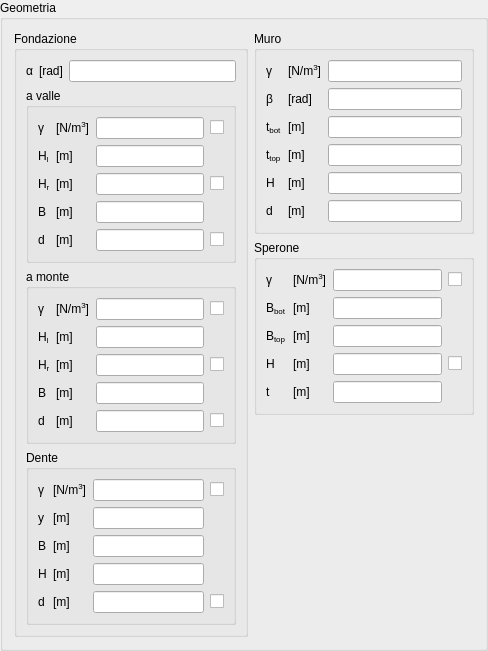
            <widget class="QGroupBox" name="geometryGBox">
             <property name="sizePolicy">
              <sizepolicy hsizetype="Preferred" vsizetype="Fixed">
               <horstretch>0</horstretch>
               <verstretch>0</verstretch>
              </sizepolicy>
             </property>
             <property name="title">
              <string>Geometria</string>
             </property>
             <layout class="QGridLayout" name="gridLayout_20">
              <item row="0" column="0" rowspan="3">
               <widget class="QGroupBox" name="baseGBox">
                <property name="title">
                 <string>Fondazione</string>
                </property>
                <layout class="QVBoxLayout" name="verticalLayout">
                 <item>
                  <layout class="QHBoxLayout" name="horizontalLayout_3">
                   <item>
                    <widget class="QLabelRichName" name="baseAlphaLabel">
                     <property name="text">
                      <string>α</string>
                     </property>
                    </widget>
                   </item>
                   <item>
                    <widget class="QLabelUnitMeasure" name="baseAlphaUMLabel">
                     <property name="text">
                      <string>[rad]</string>
                     </property>
                    </widget>
                   </item>
                   <item>
                    <widget class="QLineEditValue" name="baseAlphaLEdit"/>
                   </item>
                  </layout>
                 </item>
                 <item>
                  <widget class="QGroupBox" name="toeGBox">
                   <property name="title">
                    <string>a valle</string>
                   </property>
                   <layout class="QGridLayout" name="gridLayout_18">
                    <item row="1" column="0">
                     <widget class="QLabelRichName" name="toeHLeftLabel">
                      <property name="text">
                       <string>&lt;html&gt;&lt;/head&gt;
&lt;body&gt;
H&lt;/span&gt;&lt;span style=&quot; vertical-align:sub;&quot;&gt;l&lt;/span&gt;&lt;/body&gt;&lt;/html&gt;</string>
                      </property>
                     </widget>
                    </item>
                    <item row="1" column="2">
                     <widget class="QLineEditValue" name="toeHLeftLEdit"/>
                    </item>
                    <item row="3" column="0">
                     <widget class="QLabelRichName" name="toeBLabel">
                      <property name="text">
                       <string>&lt;html&gt;&lt;/head&gt;
&lt;body&gt;
B&lt;/body&gt;&lt;/html&gt;</string>
                      </property>
                     </widget>
                    </item>
                    <item row="3" column="2">
                     <widget class="QLineEditValue" name="toeBLEdit"/>
                    </item>
                    <item row="4" column="0">
                     <widget class="QLabelRichName" name="toeDLabel">
                      <property name="text">
                       <string>&lt;html&gt;&lt;/head&gt;
&lt;body&gt;
d&lt;/body&gt;&lt;/html&gt;</string>
                      </property>
                     </widget>
                    </item>
                    <item row="4" column="2">
                     <widget class="QLineEditValue" name="toeDLEdit"/>
                    </item>
                    <item row="0" column="0">
                     <widget class="QLabelRichName" name="toeGammaWLabel">
                      <property name="text">
                       <string>γ</string>
                      </property>
                     </widget>
                    </item>
                    <item row="0" column="2">
                     <widget class="QLineEditValue" name="toeGammaWLEdit"/>
                    </item>
                    <item row="4" column="3">
                     <widget class="QCheckBoxReadOnly" name="toeDCheckBox">
                      <property name="text">
                       <string/>
                      </property>
                     </widget>
                    </item>
                    <item row="2" column="0">
                     <widget class="QLabelRichName" name="toeHRightLabel">
                      <property name="text">
                       <string>&lt;html&gt;&lt;/head&gt;
&lt;body&gt;
H&lt;/span&gt;&lt;span style=&quot; vertical-align:sub;&quot;&gt;r&lt;/span&gt;&lt;/body&gt;&lt;/html&gt;</string>
                      </property>
                     </widget>
                    </item>
                    <item row="2" column="2">
                     <widget class="QLineEditValue" name="toeHRightLEdit"/>
                    </item>
                    <item row="0" column="3">
                     <widget class="QCheckBoxReadOnly" name="toeGammaWCheckBox">
                      <property name="text">
                       <string/>
                      </property>
                     </widget>
                    </item>
                    <item row="2" column="3">
                     <widget class="QCheckBoxReadOnly" name="toeHRightCheckBox">
                      <property name="text">
                       <string/>
                      </property>
                     </widget>
                    </item>
                    <item row="0" column="1">
                     <widget class="QLabelUnitMeasure" name="toeGammaWUMLabel">
                      <property name="text">
                       <string>&lt;html&gt;&lt;/head&gt;
&lt;body&gt;
[N/m&lt;span style=&quot; vertical-align:super;&quot;&gt;3&lt;/span&gt;]&lt;/body&gt;&lt;/html&gt;</string>
                      </property>
                     </widget>
                    </item>
                    <item row="1" column="1">
                     <widget class="QLabelUnitMeasure" name="toeHLeftUMLabel">
                      <property name="text">
                       <string>&lt;html&gt;&lt;/head&gt;
&lt;body&gt;[m]&lt;/body&gt;&lt;/html&gt;</string>
                      </property>
                     </widget>
                    </item>
                    <item row="2" column="1">
                     <widget class="QLabelUnitMeasure" name="toeHRightUMLabel">
                      <property name="text">
                       <string>&lt;html&gt;&lt;/head&gt;
&lt;body&gt;[m]&lt;/body&gt;&lt;/html&gt;</string>
                      </property>
                     </widget>
                    </item>
                    <item row="3" column="1">
                     <widget class="QLabelUnitMeasure" name="toeBUMLabel">
                      <property name="text">
                       <string>&lt;html&gt;&lt;/head&gt;
&lt;body&gt;[m]&lt;/body&gt;&lt;/html&gt;</string>
                      </property>
                     </widget>
                    </item>
                    <item row="4" column="1">
                     <widget class="QLabelUnitMeasure" name="toeDUMLabel">
                      <property name="text">
                       <string>&lt;html&gt;&lt;/head&gt;
&lt;body&gt;[m]&lt;/body&gt;&lt;/html&gt;</string>
                      </property>
                     </widget>
                    </item>
                   </layout>
                  </widget>
                 </item>
                 <item>
                  <widget class="QGroupBox" name="heelGBox">
                   <property name="title">
                    <string>a monte</string>
                   </property>
                   <layout class="QGridLayout" name="gridLayout_17">
                    <item row="1" column="2">
                     <widget class="QLabelRichName" name="heelHLeftLabel">
                      <property name="text">
                       <string>&lt;html&gt;&lt;/head&gt;
&lt;body&gt;
H&lt;/span&gt;&lt;span style=&quot; vertical-align:sub;&quot;&gt;l&lt;/span&gt;&lt;/body&gt;&lt;/html&gt;</string>
                      </property>
                     </widget>
                    </item>
                    <item row="1" column="4">
                     <widget class="QLineEditValue" name="heelHLeftLEdit"/>
                    </item>
                    <item row="3" column="2">
                     <widget class="QLabelRichName" name="heelBLabel">
                      <property name="text">
                       <string>&lt;html&gt;&lt;/head&gt;
&lt;body&gt;
B&lt;/body&gt;&lt;/html&gt;</string>
                      </property>
                     </widget>
                    </item>
                    <item row="3" column="4">
                     <widget class="QLineEditValue" name="heelBLEdit"/>
                    </item>
                    <item row="0" column="2">
                     <widget class="QLabelRichName" name="heelGammaWLabel">
                      <property name="text">
                       <string>γ</string>
                      </property>
                     </widget>
                    </item>
                    <item row="0" column="4">
                     <widget class="QLineEditValue" name="heelGammaWLEdit"/>
                    </item>
                    <item row="2" column="2">
                     <widget class="QLabelRichName" name="heelHRightLabel">
                      <property name="text">
                       <string>&lt;html&gt;&lt;/head&gt;
&lt;body&gt;
H&lt;/span&gt;&lt;span style=&quot; vertical-align:sub;&quot;&gt;r&lt;/span&gt;&lt;/body&gt;&lt;/html&gt;</string>
                      </property>
                     </widget>
                    </item>
                    <item row="2" column="4">
                     <widget class="QLineEditValue" name="heelHRightLEdit"/>
                    </item>
                    <item row="0" column="5">
                     <widget class="QCheckBoxReadOnly" name="heelGammaWCheckBox">
                      <property name="text">
                       <string/>
                      </property>
                     </widget>
                    </item>
                    <item row="2" column="5">
                     <widget class="QCheckBoxReadOnly" name="heelHRightCheckBox">
                      <property name="text">
                       <string/>
                      </property>
                     </widget>
                    </item>
                    <item row="0" column="3">
                     <widget class="QLabelUnitMeasure" name="heelGammaWUMLabel">
                      <property name="text">
                       <string>&lt;html&gt;&lt;/head&gt;
&lt;body&gt;
[N/m&lt;span style=&quot; vertical-align:super;&quot;&gt;3&lt;/span&gt;]&lt;/body&gt;&lt;/html&gt;</string>
                      </property>
                     </widget>
                    </item>
                    <item row="1" column="3">
                     <widget class="QLabelUnitMeasure" name="heelHLeftUMLabel">
                      <property name="text">
                       <string>&lt;html&gt;&lt;/head&gt;
&lt;body&gt;[m]&lt;/body&gt;&lt;/html&gt;</string>
                      </property>
                     </widget>
                    </item>
                    <item row="2" column="3">
                     <widget class="QLabelUnitMeasure" name="heelHRightUMLabel">
                      <property name="text">
                       <string>&lt;html&gt;&lt;/head&gt;
&lt;body&gt;[m]&lt;/body&gt;&lt;/html&gt;</string>
                      </property>
                     </widget>
                    </item>
                    <item row="3" column="3">
                     <widget class="QLabelUnitMeasure" name="heelBUMLabel">
                      <property name="text">
                       <string>&lt;html&gt;&lt;/head&gt;
&lt;body&gt;[m]&lt;/body&gt;&lt;/html&gt;</string>
                      </property>
                     </widget>
                    </item>
                    <item row="4" column="2">
                     <widget class="QLabelRichName" name="heelDLabel">
                      <property name="text">
                       <string>&lt;html&gt;&lt;/head&gt;
&lt;body&gt;
d&lt;/body&gt;&lt;/html&gt;</string>
                      </property>
                     </widget>
                    </item>
                    <item row="4" column="3">
                     <widget class="QLabelUnitMeasure" name="heelDUMLabel">
                      <property name="text">
                       <string>&lt;html&gt;&lt;/head&gt;
&lt;body&gt;[m]&lt;/body&gt;&lt;/html&gt;</string>
                      </property>
                     </widget>
                    </item>
                    <item row="4" column="4">
                     <widget class="QLineEditValue" name="heelDLEdit"/>
                    </item>
                    <item row="4" column="5">
                     <widget class="QCheckBoxReadOnly" name="heelDCheckBox">
                      <property name="text">
                       <string/>
                      </property>
                     </widget>
                    </item>
                   </layout>
                  </widget>
                 </item>
                 <item>
                  <widget class="QGroupBox" name="keyGBox">
                   <property name="title">
                    <string>Dente</string>
                   </property>
                   <layout class="QGridLayout" name="gridLayout_22">
                    <item row="0" column="0">
                     <widget class="QLabelRichName" name="keyGammaWLabel">
                      <property name="text">
                       <string>γ</string>
                      </property>
                     </widget>
                    </item>
                    <item row="0" column="2">
                     <widget class="QLineEditValue" name="keyGammaWLEdit"/>
                    </item>
                    <item row="2" column="0">
                     <widget class="QLabelRichName" name="keyBLabel">
                      <property name="text">
                       <string>&lt;html&gt;&lt;/head&gt;
&lt;body&gt;
B&lt;/body&gt;&lt;/html&gt;</string>
                      </property>
                     </widget>
                    </item>
                    <item row="2" column="2">
                     <widget class="QLineEditValue" name="keyBLEdit"/>
                    </item>
                    <item row="3" column="0">
                     <widget class="QLabelRichName" name="keyHLabel">
                      <property name="text">
                       <string>&lt;html&gt;&lt;/head&gt;
&lt;body&gt;
H&lt;/body&gt;&lt;/html&gt;</string>
                      </property>
                     </widget>
                    </item>
                    <item row="3" column="2">
                     <widget class="QLineEditValue" name="keyHLEdit"/>
                    </item>
                    <item row="4" column="0">
                     <widget class="QLabelRichName" name="keyDLabel">
                      <property name="text">
                       <string>&lt;html&gt;&lt;/head&gt;
&lt;body&gt;
d&lt;/body&gt;&lt;/html&gt;</string>
                      </property>
                     </widget>
                    </item>
                    <item row="4" column="2">
                     <widget class="QLineEditValue" name="keyDLEdit"/>
                    </item>
                    <item row="4" column="3">
                     <widget class="QCheckBoxReadOnly" name="keyDCheckBox">
                      <property name="text">
                       <string/>
                      </property>
                     </widget>
                    </item>
                    <item row="0" column="3">
                     <widget class="QCheckBoxReadOnly" name="keyGammaWCheckBox">
                      <property name="text">
                       <string/>
                      </property>
                     </widget>
                    </item>
                    <item row="1" column="0">
                     <widget class="QLabelRichName" name="keyYLabel">
                      <property name="text">
                       <string>&lt;html&gt;&lt;/head&gt;
&lt;body&gt;
y&lt;/body&gt;&lt;/html&gt;</string>
                      </property>
                     </widget>
                    </item>
                    <item row="1" column="2">
                     <widget class="QLineEditValue" name="keyYLEdit"/>
                    </item>
                    <item row="1" column="1">
                     <widget class="QLabelUnitMeasure" name="keyYUMLabel">
                      <property name="text">
                       <string>&lt;html&gt;&lt;/head&gt;
&lt;body&gt;[m]&lt;/body&gt;&lt;/html&gt;</string>
                      </property>
                     </widget>
                    </item>
                    <item row="2" column="1">
                     <widget class="QLabelUnitMeasure" name="keyBUMLabel">
                      <property name="text">
                       <string>&lt;html&gt;&lt;/head&gt;
&lt;body&gt;[m]&lt;/body&gt;&lt;/html&gt;</string>
                      </property>
                     </widget>
                    </item>
                    <item row="3" column="1">
                     <widget class="QLabelUnitMeasure" name="keyHUMLabel">
                      <property name="text">
                       <string>&lt;html&gt;&lt;/head&gt;
&lt;body&gt;[m]&lt;/body&gt;&lt;/html&gt;</string>
                      </property>
                     </widget>
                    </item>
                    <item row="4" column="1">
                     <widget class="QLabelUnitMeasure" name="keyDUMLabel">
                      <property name="text">
                       <string>&lt;html&gt;&lt;/head&gt;
&lt;body&gt;[m]&lt;/body&gt;&lt;/html&gt;</string>
                      </property>
                     </widget>
                    </item>
                    <item row="0" column="1">
                     <widget class="QLabelUnitMeasure" name="keyGammaWUMLabel">
                      <property name="text">
                       <string>&lt;html&gt;&lt;/head&gt;
&lt;body&gt;
[N/m&lt;span style=&quot; vertical-align:super;&quot;&gt;3&lt;/span&gt;]&lt;/body&gt;&lt;/html&gt;</string>
                      </property>
                     </widget>
                    </item>
                   </layout>
                  </widget>
                 </item>
                </layout>
               </widget>
              </item>
              <item row="0" column="1">
               <widget class="QGroupBox" name="stemGBox">
                <property name="title">
                 <string>Muro</string>
                </property>
                <layout class="QGridLayout" name="gridLayout_16">
                 <item row="0" column="0">
                  <widget class="QLabelRichName" name="stemGammaWLabel">
                   <property name="text">
                    <string>γ</string>
                   </property>
                  </widget>
                 </item>
                 <item row="0" column="3">
                  <widget class="QLineEditValue" name="stemGammaWLEdit"/>
                 </item>
                 <item row="2" column="0">
                  <widget class="QLabelRichName" name="stemTBottomLabel">
                   <property name="text">
                    <string>&lt;html&gt;&lt;/head&gt;
&lt;body&gt;
t&lt;/span&gt;&lt;span style=&quot; vertical-align:sub;&quot;&gt;bot&lt;/span&gt;&lt;/body&gt;&lt;/html&gt;</string>
                   </property>
                  </widget>
                 </item>
                 <item row="2" column="3">
                  <widget class="QLineEditValue" name="stemTBottomLEdit"/>
                 </item>
                 <item row="5" column="0">
                  <widget class="QLabelRichName" name="stemHLabel">
                   <property name="text">
                    <string>&lt;html&gt;&lt;/head&gt;
&lt;body&gt;
H&lt;/body&gt;&lt;/html&gt;</string>
                   </property>
                  </widget>
                 </item>
                 <item row="5" column="3">
                  <widget class="QLineEditValue" name="stemHLEdit"/>
                 </item>
                 <item row="3" column="3">
                  <widget class="QLineEditValue" name="stemTTopLEdit"/>
                 </item>
                 <item row="3" column="0">
                  <widget class="QLabelRichName" name="stemTTopLabel">
                   <property name="text">
                    <string>&lt;html&gt;&lt;/head&gt;
&lt;body&gt;
t&lt;/span&gt;&lt;span style=&quot; vertical-align:sub;&quot;&gt;top&lt;/span&gt;&lt;/body&gt;&lt;/html&gt;</string>
                   </property>
                  </widget>
                 </item>
                 <item row="6" column="0">
                  <widget class="QLabelRichName" name="stemDLabel">
                   <property name="text">
                    <string>&lt;html&gt;&lt;/head&gt;
&lt;body&gt;
d&lt;/body&gt;&lt;/html&gt;</string>
                   </property>
                  </widget>
                 </item>
                 <item row="6" column="3">
                  <widget class="QLineEditValue" name="stemDLEdit"/>
                 </item>
                 <item row="1" column="3">
                  <widget class="QLineEditValue" name="stemBetaLEdit"/>
                 </item>
                 <item row="1" column="2">
                  <widget class="QLabelUnitMeasure" name="stemBetaUMLabel">
                   <property name="text">
                    <string>[rad]</string>
                   </property>
                  </widget>
                 </item>
                 <item row="0" column="2">
                  <widget class="QLabelUnitMeasure" name="stemGammaWUMLabel">
                   <property name="text">
                    <string>&lt;html&gt;&lt;/head&gt;
&lt;body&gt;
[N/m&lt;span style=&quot; vertical-align:super;&quot;&gt;3&lt;/span&gt;]&lt;/body&gt;&lt;/html&gt;</string>
                   </property>
                  </widget>
                 </item>
                 <item row="2" column="2">
                  <widget class="QLabelUnitMeasure" name="stemTBottomUMLabel">
                   <property name="text">
                    <string>&lt;html&gt;&lt;/head&gt;
&lt;body&gt;[m]&lt;/body&gt;&lt;/html&gt;</string>
                   </property>
                  </widget>
                 </item>
                 <item row="3" column="2">
                  <widget class="QLabelUnitMeasure" name="stemTTopUMLabel">
                   <property name="text">
                    <string>&lt;html&gt;&lt;/head&gt;
&lt;body&gt;[m]&lt;/body&gt;&lt;/html&gt;</string>
                   </property>
                  </widget>
                 </item>
                 <item row="5" column="2">
                  <widget class="QLabelUnitMeasure" name="stemHUMLabel">
                   <property name="text">
                    <string>&lt;html&gt;&lt;/head&gt;
&lt;body&gt;[m]&lt;/body&gt;&lt;/html&gt;</string>
                   </property>
                  </widget>
                 </item>
                 <item row="6" column="2">
                  <widget class="QLabelUnitMeasure" name="stemDUMLabel">
                   <property name="text">
                    <string>&lt;html&gt;&lt;/head&gt;
&lt;body&gt;[m]&lt;/body&gt;&lt;/html&gt;</string>
                   </property>
                  </widget>
                 </item>
                 <item row="1" column="0">
                  <widget class="QLabelRichName" name="stemBetaLabel">
                   <property name="text">
                    <string>&lt;html&gt;&lt;head/&gt;&lt;body&gt;&lt;p&gt;β&lt;/p&gt;&lt;/body&gt;&lt;/html&gt;</string>
                   </property>
                  </widget>
                 </item>
                </layout>
               </widget>
              </item>
              <item row="2" column="1">
               <spacer name="geometryRightVSpacer">
                <property name="orientation">
                 <enum>Qt::Vertical</enum>
                </property>
                <property name="sizeHint" stdset="0">
                 <size>
                  <width>220</width>
                  <height>187</height>
                 </size>
                </property>
               </spacer>
              </item>
              <item row="1" column="1">
               <widget class="QGroupBox" name="counterfortGBox">
                <property name="title">
                 <string>Sperone</string>
                </property>
                <layout class="QGridLayout" name="gridLayout_21">
                 <item row="0" column="3">
                  <widget class="QLineEditValue" name="counterfortGammaWLEdit"/>
                 </item>
                 <item row="1" column="3">
                  <widget class="QLineEditValue" name="counterfortBBottomLEdit"/>
                 </item>
                 <item row="3" column="3">
                  <widget class="QLineEditValue" name="counterfortHLEdit"/>
                 </item>
                 <item row="4" column="3">
                  <widget class="QLineEditValue" name="counterfortTLEdit"/>
                 </item>
                 <item row="2" column="3">
                  <widget class="QLineEditValue" name="counterfortBTopLEdit"/>
                 </item>
                 <item row="3" column="4">
                  <widget class="QCheckBoxReadOnly" name="counterfortHCheckBox">
                   <property name="text">
                    <string/>
                   </property>
                  </widget>
                 </item>
                 <item row="0" column="2">
                  <widget class="QLabelUnitMeasure" name="counterfortGammaWUMLabel">
                   <property name="text">
                    <string>&lt;html&gt;&lt;/head&gt;
&lt;body&gt;
[N/m&lt;span style=&quot; vertical-align:super;&quot;&gt;3&lt;/span&gt;]&lt;/body&gt;&lt;/html&gt;</string>
                   </property>
                  </widget>
                 </item>
                 <item row="1" column="2">
                  <widget class="QLabelUnitMeasure" name="counterfortBBottomUMLabel">
                   <property name="text">
                    <string>&lt;html&gt;&lt;/head&gt;
&lt;body&gt;[m]&lt;/body&gt;&lt;/html&gt;</string>
                   </property>
                  </widget>
                 </item>
                 <item row="2" column="2">
                  <widget class="QLabelUnitMeasure" name="counterfortBTopUMLabel">
                   <property name="text">
                    <string>&lt;html&gt;&lt;/head&gt;
&lt;body&gt;[m]&lt;/body&gt;&lt;/html&gt;</string>
                   </property>
                  </widget>
                 </item>
                 <item row="3" column="2">
                  <widget class="QLabelUnitMeasure" name="counterfortHUMLabel">
                   <property name="text">
                    <string>&lt;html&gt;&lt;/head&gt;
&lt;body&gt;[m]&lt;/body&gt;&lt;/html&gt;</string>
                   </property>
                  </widget>
                 </item>
                 <item row="4" column="2">
                  <widget class="QLabelUnitMeasure" name="counterfortTUMLabel">
                   <property name="text">
                    <string>&lt;html&gt;&lt;/head&gt;
&lt;body&gt;[m]&lt;/body&gt;&lt;/html&gt;</string>
                   </property>
                  </widget>
                 </item>
                 <item row="1" column="1">
                  <widget class="QLabelRichName" name="counterfortBBottomLabel">
                   <property name="text">
                    <string>&lt;html&gt;&lt;/head&gt;
&lt;body&gt;
B&lt;/span&gt;&lt;span style=&quot; vertical-align:sub;&quot;&gt;bot&lt;/span&gt;&lt;/body&gt;&lt;/html&gt;</string>
                   </property>
                  </widget>
                 </item>
                 <item row="2" column="1">
                  <widget class="QLabelRichName" name="counterfortBTopLabel">
                   <property name="text">
                    <string>&lt;html&gt;&lt;/head&gt;
&lt;body&gt;
B&lt;/span&gt;&lt;span style=&quot; vertical-align:sub;&quot;&gt;top&lt;/span&gt;&lt;/body&gt;&lt;/html&gt;</string>
                   </property>
                  </widget>
                 </item>
                 <item row="3" column="1">
                  <widget class="QLabelRichName" name="counterfortHLabel">
                   <property name="text">
                    <string>&lt;html&gt;&lt;/head&gt;
&lt;body&gt;
H&lt;/body&gt;&lt;/html&gt;</string>
                   </property>
                  </widget>
                 </item>
                 <item row="4" column="1">
                  <widget class="QLabelRichName" name="counterfortTLabel">
                   <property name="text">
                    <string>&lt;html&gt;&lt;/head&gt;
&lt;body&gt;
t&lt;/body&gt;&lt;/html&gt;</string>
                   </property>
                  </widget>
                 </item>
                 <item row="0" column="1">
                  <widget class="QLabelRichName" name="counterfortGammaWLabel">
                   <property name="text">
                    <string>γ</string>
                   </property>
                  </widget>
                 </item>
                 <item row="0" column="4">
                  <widget class="QCheckBoxReadOnly" name="counterfortGammaWCheckBox">
                   <property name="text">
                    <string/>
                   </property>
                  </widget>
                 </item>
                </layout>
               </widget>
              </item>
             </layout>
            </widget>
